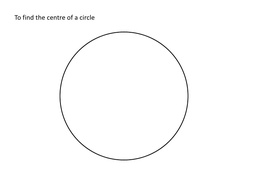
#> input picture ai2/cv/circle.jpg, 256 x 192 px, shrunk from 728 x 546 before the run
$ python imagenp.py circle.jpg circle.jpg 5
#> lines starting #> are read from the running program, lines starting #| are printed output that depends on the picture; after the words box and inside, x2 and y2 are one past the last pixel; in counts of white or black regions, pixels touching at a corner belong together
#!/usr/bin/env python3
import cv2
import numpy as np
import sys
import re
import urllib
import os

T = 12000


cache_folder = "downloaded_images/"
output_folder = "outputs/"

def isanchor(url):
    return re.match("^https?:\/\/",url) # and re.match("\/[a-z0-9-_]+\.[a-z]+$",url)

def makeFolders(*args):
    for arg in args:
        if not os.path.exists(arg):
            os.makedirs(arg)
#> in main, img is the input picture: shape (192, 256, 3); min 45, max 255, mean 252.6

def waitForKeys(*keys):
    k = -1
    keys = set(keys)
    while k not in keys: k = cv2.waitKey(0) & 0xFF
    cv2.destroyAllWindows()

def setPixel(img, g, x, y):
    for i in range(3):
        img.itemset((y,x,i),g[i])

def main():

    """
    def adj(x,y,edges):
        return True
        # return edges[y,x][1] == 255 or edges[y-1,x][1] == 255 or edges[y-1,x-1][1] == 255 or edges[y-1,x+1][1] == 255 or edges[y,x+1][1] == 255 or edges[y,x-1][1] == 255 or edges[y+1,x][1] == 255 or edges[y+1,x-1][1] == 255 or edges[y+1,x+1][1] == 255
        # return edges[y,x] or edges[y-1,x] or edges[y-1,x-1] or edges[y-1,x+1] or edges[y,x+1] or edges[y,x-1] or edges[y+1,x] or edges[y+1,x-1] or edges[y+1,x+1]

    def fse(img,edges): # filter short edges
        for e in edges:
            x = e[1]
            y = e[0]
            if adj(x,y,edges):
                img[y,x] = [0,255,0]
    """

    def edge(img,grey=True):
        ret = img.copy()
        h = img.shape[0]
        w = img.shape[1]
        y = 1
        """
        edges = {}
        for i in range(h):
            edges[i,0] = False
            edges[i,w-1] = False
        for i in range(w):
            edges[0,i] = False
            edges[h-1,i] = False
        """
        while y < h-1:
            x = 1
            while x < w-1:
                # i = 1.0/16 * (img.item(y,x,0)*4 + img.item(y-1,x,0)*2 + img.item(y,x-1,0)*2 + img.item(y+1,x,0)*2 + img.item(y,x+1,0)*2 + img.item(y-1,x-1,0) + img.item(y-1,x+1,0) + img.item(y+1,x-1,0) + img.item(y+1,x+1,0))
                gx = -1 * img.item(y-1,x-1,0) - 2*img.item(y,x-1,0) - 1 * img.item(y+1,x-1,0) + img.item(y-1,x+1,0) + 2*img.item(y,x+1,0) + img.item(y+1,x+1,0)
                if not grey:
                    gx += -1 * img.item(y-1,x-1,1) - 2*img.item(y,x-1,1) - 1 * img.item(y+1,x-1,1) + img.item(y-1,x+1,1) + 2*img.item(y,x+1,1) + img.item(y+1,x+1,1)
                    gx += -1 * img.item(y-1,x-1,2) - 2*img.item(y,x-1,2) - 1 * img.item(y+1,x-1,2) + img.item(y-1,x+1,2) + 2*img.item(y,x+1,2) + img.item(y+1,x+1,2)
                    gx /= 3
                gy = -1 * img.item(y-1,x-1,0) - 2*img.item(y-1,x,0) - 1 * img.item(y-1,x+1,0) + img.item(y+1,x-1,0) + 2*img.item(y+1,x,0) + img.item(y+1,x+1,0)
                if not grey:
                    gy += -1 * img.item(y-1,x-1,1) - 2*img.item(y-1,x,1) - 1 * img.item(y-1,x+1,1) + img.item(y+1,x-1,1) + 2*img.item(y+1,x,1) + img.item(y+1,x+1,1)
                    gy += -1 * img.item(y-1,x-1,2) - 2*img.item(y-1,x,2) - 1 * img.item(y-1,x+1,2) + img.item(y+1,x-1,2) + 2*img.item(y+1,x,2) + img.item(y+1,x+1,2)
                    gy /= 3

                if(gx**2 + gy**2 > T):
                    ret[y,x] = [0,255,0]
                    # [6 lines of commented-out code are left out]
                x+=1
            y+=1
        # fse(ret.copy(),edges)
        return ret

    def blur(img):
        ret = img
        for i in range(int(sys.argv[3].lower())):
            img = ret
            h = img.shape[0]
            w = img.shape[1]
            y = 1
            while y < h-1:
                x = 1
                while x < w-1:
                    r = 1.0/16 * (img.item(y,x,0)*4 + img.item(y-1,x,0)*2 + img.item(y,x-1,0)*2 + img.item(y+1,x,0)*2 + img.item(y,x+1,0)*2 + img.item(y-1,x-1,0) + img.item(y-1,x+1,0) + img.item(y+1,x-1,0) + img.item(y+1,x+1,0))
                    g = 1.0/16 * (img.item(y,x,1)*4 + img.item(y-1,x,1)*2 + img.item(y,x-1,1)*2 + img.item(y+1,x,1)*2 + img.item(y,x+1,1)*2 + img.item(y-1,x-1,1) + img.item(y-1,x+1,1) + img.item(y+1,x-1,1) + img.item(y+1,x+1,1))
                    b = 1.0/16 * (img.item(y,x,2)*4 + img.item(y-1,x,2)*2 + img.item(y,x-1,2)*2 + img.item(y+1,x,2)*2 + img.item(y,x+1,2)*2 + img.item(y-1,x-1,2) + img.item(y-1,x+1,2) + img.item(y+1,x-1,2) + img.item(y+1,x+1,2))
                    # print("{} {} {}, {} {} {}".format(img.item(y,x,0), img.item(y,x,1), img.item(y,x,2), r,g,b))
                    ret[y,x] = [r,g,b]
                    # setPixel(ret, (g,g,g), x, y)
                    x+=1
                y+=1

            # corners
            y = h-1
            x = w-1
            ret[0,0] =[ 1.0/9 * (img.item(0,0,0)*4 + img.item(0,1,0)*2 + img.item(1,0,0)*2 + img.item(1,1,0)), 1/9 * (img.item(0,0,1)*4 + img.item(0,1,1)*2 + img.item(1,0,0)*2 + img.item(1,1,0)), 1/9 * (img.item(0,0,2)*4 + img.item(0,1,2)*2 + img.item(1,0,0)*2 + img.item(1,1,0)) ]
            ret[y,x] =[ 1.0/9 * (img.item(y,x,0)*4 + img.item(y,x-1,0)*2 + img.item(y-1,x,0)*2 + img.item(y-1,x-1,0)), 1/9 * (img.item(y,x,1)*4 + img.item(y-1,x,1)*2 + img.item(y,x-1,1)*2 + img.item(y-1,x-1,1)), 1/9 * (img.item(y,x,2)*4 + img.item(y,x-1,2)*2 + img.item(y-1,x,2)*2 + img.item(y-1,x-1,2)) ]
            ret[0,x] =[ 1.0/9 * (img.item(0,x,0)*4 + img.item(0,x-1,0)*2 + img.item(1,x,0)*2 + img.item(1,x-1,0)), 1/9 * (img.item(0,x,1)*4 + img.item(1,x,1)*2 + img.item(0,x-1,1)*2 + img.item(1,x-1,1)), 1/9 * (img.item(0,x,2)*4 + img.item(0,x-1,2)*2 + img.item(1,x,2)*2 + img.item(1,x-1,2)) ]
            ret[y,0] =[ 1.0/9 * (img.item(y,0,0)*4 + img.item(y,1,0)*2 + img.item(y-1,0,0)*2 + img.item(y-1,1,0)), 1/9 * (img.item(y,0,1)*4 + img.item(y-1,0,1)*2 + img.item(y,1,1)*2 + img.item(y-1,1,1)), 1/9 * (img.item(y,0,2)*4 + img.item(y,1,2)*2 + img.item(y-1,0,2)*2 + img.item(y-1,1,2)) ]

            # edges

            for x in range(1,w-1):
                for i in range(3):
                    ret[h-1,x][i] = 1.0/12 * (img.item(h-1,x,i)*4 + img.item(h-2,x,i)*2 + img.item(h-1,x-1,i)*2 + img.item(h-1,x+1,i)*2 + img.item(h-2,x+1,i) + img.item(h-2,x-1,i))
                for i in range(3):
                    ret[0,x][i] = 1.0/12 * (img.item(0,x,i)*4 + img.item(1,x,i)*2 + img.item(0,x-1,i)*2 + img.item(0,x+1,i)*2 + img.item(1,x+1,i) + img.item(1,x-1,i))
            for y in range(1,h-1):
                for i in range(3):
                    ret[y,0][i] = 1.0/12 * (img.item(y,0,i)*4 + img.item(y-1,0,i)*2 + img.item(y+1,0,i)*2 + img.item(y,1,i)*2 + img.item(y+1,1,i) + img.item(y-1,1,i))
                for i in range(3):
                    ret[y,w-1][i] = 1.0/12 * (img.item(y,w-1,i)*4 + img.item(y-1,w-1,i)*2 + img.item(y+1,w-1,i)*2 + img.item(y,w-2,i)*2 + img.item(y+1,w-2,i) + img.item(y-1,w-2,i))

        return ret

    def greyscale(img):
        ret = img.copy()
        # ret = img
        h = img.shape[0]
#> h = 192
        w = img.shape[1]
#> w = 256
        y = 0
        while y < h:
            x = 0
            while x < w:
                g = img.item(y,x,0)*.3 + img.item(y,x,1)*.59 + img.item(y,x,2)*.11
                ret[y,x] = [g,g,g]
                # setPixel(ret, (g,g,g), x, y)
                x+=1
            y+=1
#> ret: shape (192, 256, 3); 2.31% of pixels changed, all inside (x1, y1, x2, y2) = (8, 8, 192, 167)
#> after the loop, y = 192
        return ret

    if len(sys.argv) < 2:
        print("Specify an image")
        return

    modes = {'g':greyscale,'b':blur,'e':edge}
    desc = {'g':'grey','b':'blur','e':'edges'}

    mode = 'g'
    if len(sys.argv) > 2:
        mode = sys.argv[2].lower()

    makeFolders(cache_folder,output_folder)

    url = sys.argv[1].lower()

    iext = {".jpg",".png",".jpe",".jp2",".pbm",".tff",".tif",".bmp",".dip",".pgm",".ppm",".sr",".ras",".tif"}
    iurl = url
    title = iurl
    ext = re.search("\.[a-z]+$",url).group(0)
    basename = re.search("(?<=\/)?[^\/]+(?=\.[a-z0-9-_]+$)",url).group(0)
    if isanchor(url):
        ext = re.search("\.[a-z]+$",url).group(0)
        basename = re.search("(?<=\/)[^\/]+(?=\.[a-z0-9-_]+$)",url).group(0)
        iurl = cache_folder + basename + ext
        title = basename + ext
        if ext not in iext:
            print("Warning: {} may not be a valid image".format(iurl))
        if os.path.isfile(iurl):
            print("Reading cache")
        else:
            print("Saving image as {}...".format(iurl))
            urllib.urlretrieve(url, iurl)
            print("Saved")
    img = cv2.imread(iurl,cv2.IMREAD_COLOR)
    # cv2.namedWindow(title, cv2.WINDOW_NORMAL)

    def writeImage(img, tag):
        fn = output_folder + basename + "_" + tag + ext
        print("Writing image as " + fn)
        return cv2.imwrite(fn,img)

    # mode = input

    gimage = modes['g'](img.copy())
    print("Greyscaling...")
    nimage = modes['e'](img.copy(),False)
#> after the loop in edge, `while y < h-1:`:
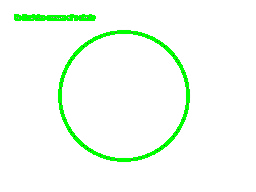
#> ret: shape (192, 256, 3); 4.03% of pixels changed, all inside (x1, y1, x2, y2) = (14, 14, 190, 162); drawn as B, G, R
#> after the loop in edge, `while y < h-1:`: y = 191
    print("Detecting edges...")
    bimage = modes['b'](img.copy())
#> the loop in blur, `for i in range(int(sys.argv[3].lower())):` made 5 passes
#> pass 2, in blur, `img = ret`:
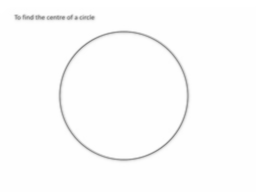
#> img: shape (192, 256, 3); min 141, max 255, mean 251.7
#> after the loop in blur, `for i in range(int(sys.argv[3].lower())):`:
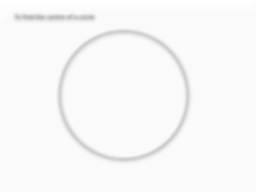
#> ret: shape (192, 256, 3); min 189, max 255, mean 248
    print("Blurring...")
    bgimage = modes['b'](gimage.copy())
    print("Blurring grey image...")
    ngimage = modes['e'](bgimage.copy())
#> call 2 of edge, with grey = True
#> after the loop in edge (call 2), `while y < h-1:`:
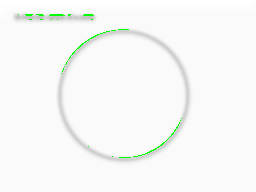
#> ret: shape (192, 256, 3); mean of channels 0, 1, 2 246.8, 248.1, 246.8; drawn as B, G, R
    print("Detecting edges on blurred grey image...")
    # ngimage = modes['g'](nimage.copy())
    """
    nimage = modes['b'](img.copy())
    writeImage(gimage,'grey')
    cv2.imshow(title,img)
    writeImage(nimage,"blur")
    cv2.imshow(title + " BLURRY", nimage)
    gimage = modes['b'](gimage.copy())
    """
    # writeImage(ngimage,desc[mode] + 'afterblur')
    cv2.imshow(title,img)
    cv2.imshow(title + desc['g'], gimage)
    cv2.imshow(title + desc['g'] + desc['b'], bgimage)
    cv2.imshow(title + desc['b'], bimage)
    cv2.imshow(title + desc['e'],nimage)
    cv2.imshow(title + desc['g'] + desc['e'], ngimage)

    waitForKeys(27,ord('q'))
#> (key q is pressed here)

main()
